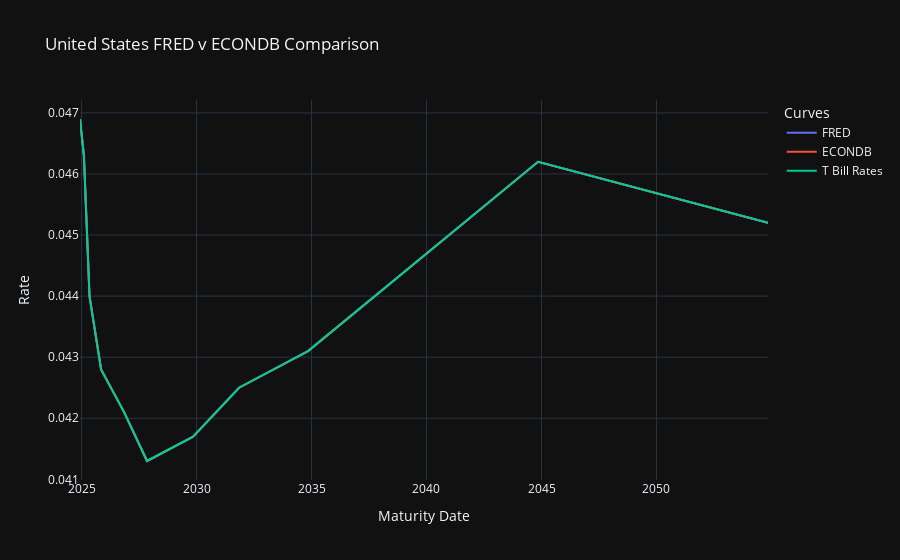

This figure's notebook cell:
### Markdown cell above
Great so we have a DF that we can map to the older Yield curve used and see if there are any variances

### Code cell
fig = go.Figure()

fig.add_trace(go.Scatter(x=df['maturity'], y=df['rate'], mode='lines', name='FRED'))
fig.add_trace(go.Scatter(x=df_econ['maturity'], y=df_econ['rate'], mode='lines', name='ECONDB'))
fig.add_trace(go.Scatter(x=t_slice_df['maturity'], y=t_slice_df['rate'], mode='lines', name='T Bill Rates'))

fig.update_layout(
    title="United States FRED v ECONDB Comparison",
    xaxis_title="Maturity Date",
    yaxis_title="Rate",
    legend_title="Curves",
    template="plotly_dark"
)

fig.show()

### Figure 1 — Plotly figure (JSON) as saved in the notebook; plotly's stock layout.template omitted (floating-point values rounded to 4 significant figures)
{"data": [{"mode": "lines", "name": "FRED", "type": "scatter", "x": ["2024-12-07T00:00:00", "2025-02-07T00:00:00", "2025-05-07T00:00:00", "2025-11-07T00:00:00", "2026-11-07T00:00:00", "2027-11-07T00:00:00", "2029-11-07T00:00:00", "2031-11-07T00:00:00", "2034-11-07T00:00:00", "2044-11-07T00:00:00", "2054-11-07T00:00:00"], "y": [0.0469, 0.0463, 0.044, 0.0428, 0.0421, 0.0413, 0.0417, 0.0425, 0.0431, 0.0462, 0.0452]}, {"mode": "lines", "name": "ECONDB", "type": "scatter", "x": ["2024-12-07T00:00:00", "2025-02-07T00:00:00", "2025-05-07T00:00:00", "2025-11-07T00:00:00", "2026-11-07T00:00:00", "2027-11-07T00:00:00", "2029-11-07T00:00:00", "2031-11-07T00:00:00", "2034-11-07T00:00:00", "2044-11-07T00:00:00", "2054-11-07T00:00:00"], "y": [0.0469, 0.0463, 0.044, 0.0428, 0.0421, 0.0413, 0.0417, 0.0425, 0.0431, 0.0462, 0.0452]}, {"mode": "lines", "name": "T Bill Rates", "type": "scatter", "x": ["2024-12-07T00:00:00", "2025-02-07T00:00:00", "2025-05-07T00:00:00", "2025-11-07T00:00:00", "2026-11-07T00:00:00", "2027-11-07T00:00:00", "2029-11-07T00:00:00", "2031-11-07T00:00:00", "2034-11-07T00:00:00", "2044-11-07T00:00:00", "2054-11-07T00:00:00"], "y": [0.0469, 0.0463, 0.044, 0.0428, 0.0421, 0.0413, 0.0417, 0.0425, 0.0431, 0.0462, 0.0452]}], "layout": {"legend": {"title": {"text": "Curves"}}, "title": {"text": "United States FRED v ECONDB Comparison"}, "xaxis": {"title": {"text": "Maturity Date"}}, "yaxis": {"title": {"text": "Rate"}}}}
